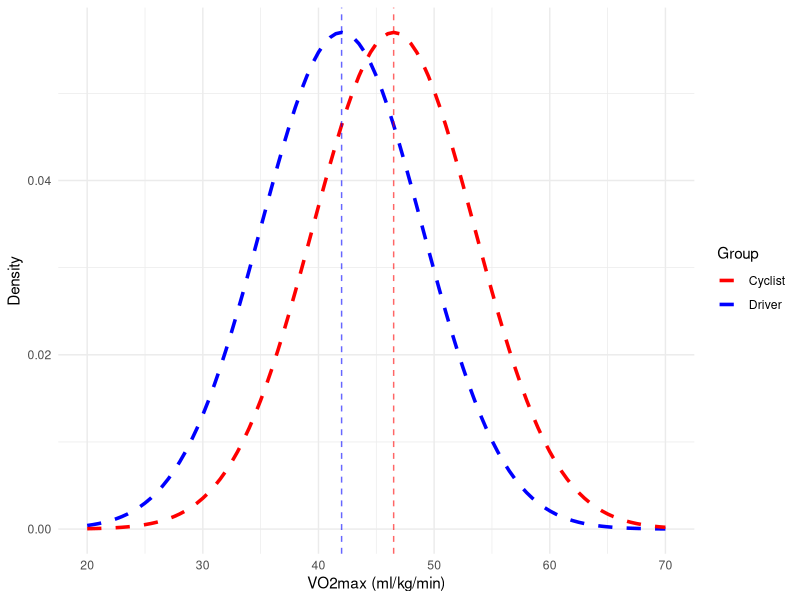
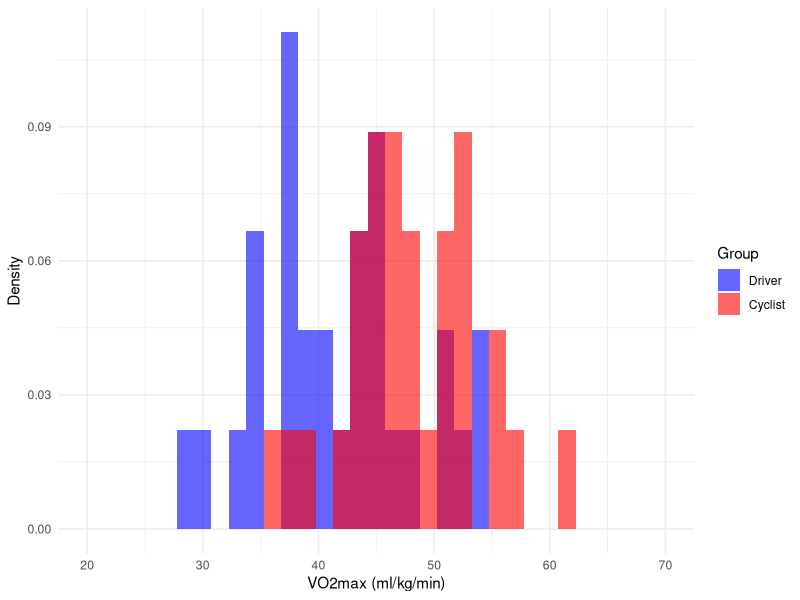
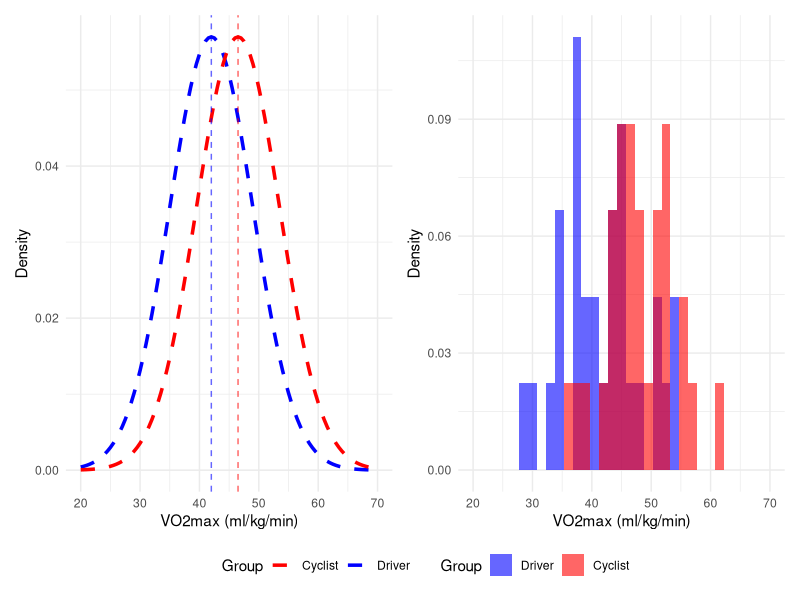
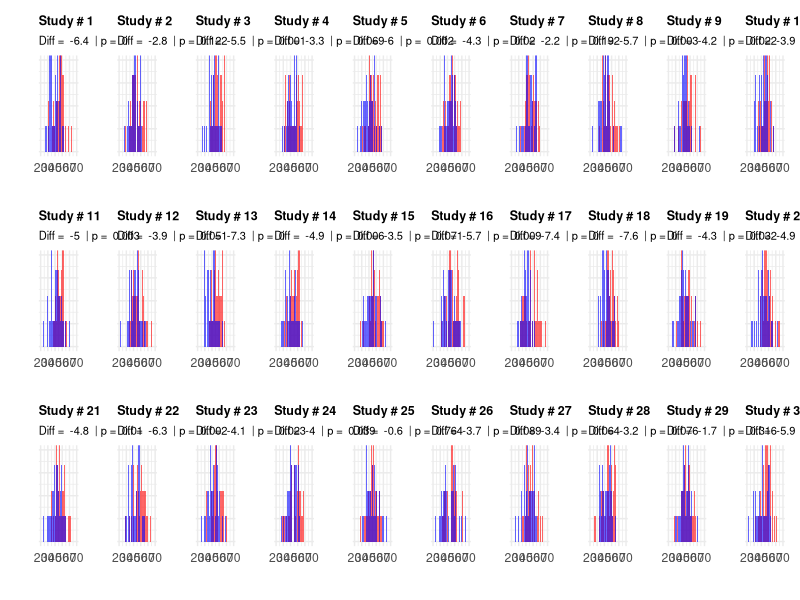
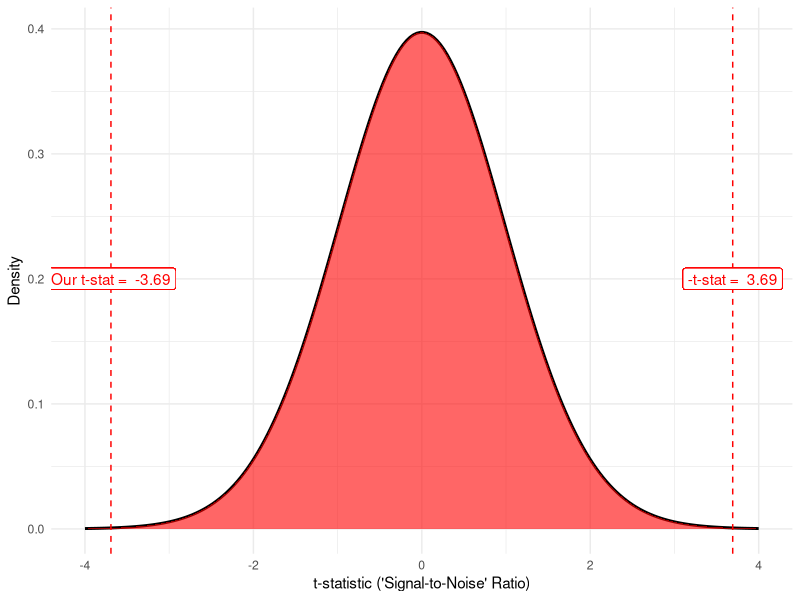
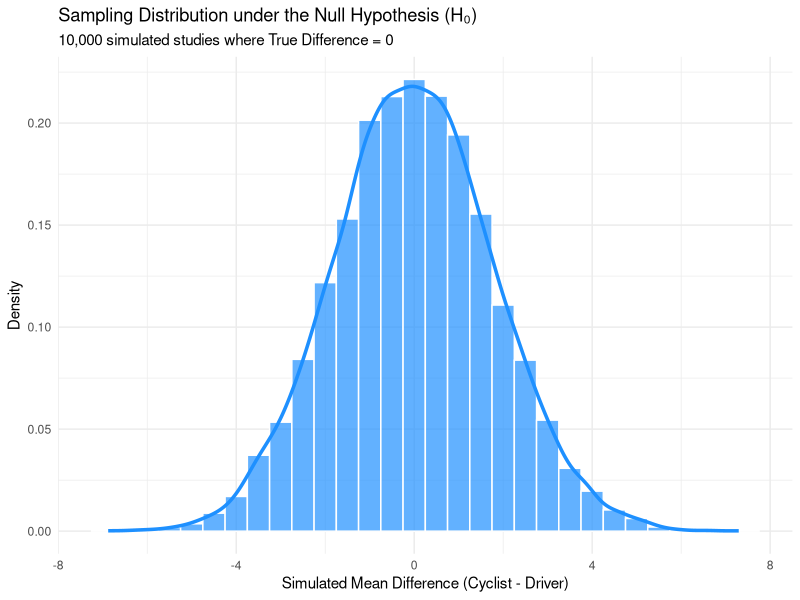
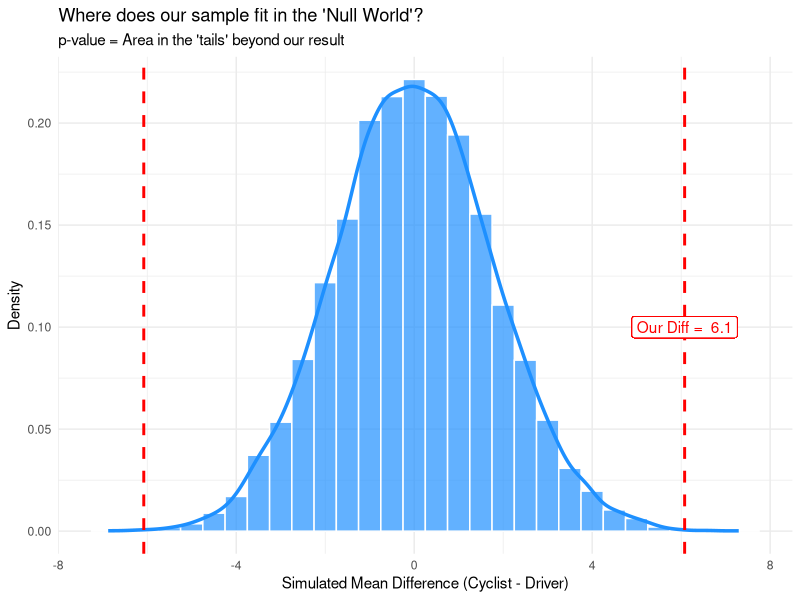
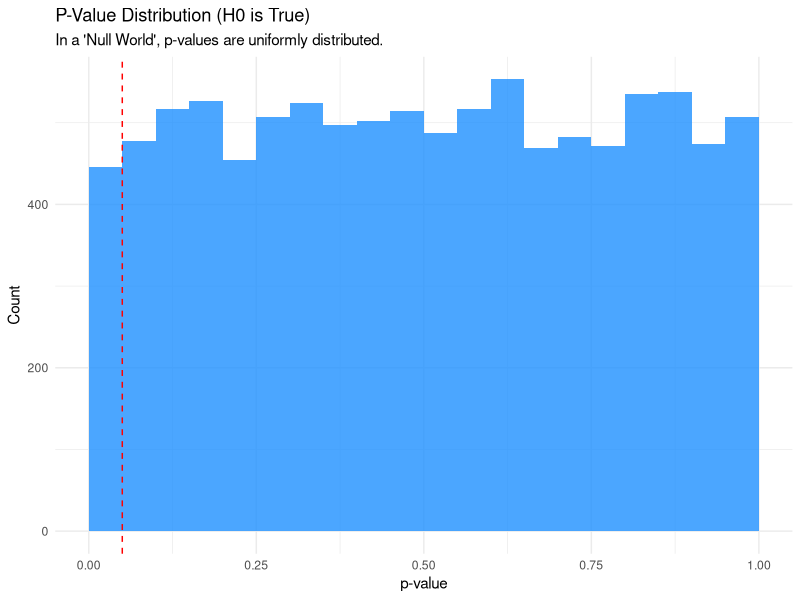

The R script that drew these images, in order: (Note: this script raises an error after producing the figures.)
library(tidyverse) # For data manipulation
library(broom)     # For cleaning up model output
library(rsample)   # For tidy bootstrapping
library(patchwork) # For combining plots

# 1 - THE "DATA MODEL" (Our One Study) ####
set.seed(123)

# These are the "True" parameters we will *pretend* exist in the Process Model
TRUE_MEAN_DRIVER  = 42.0
TRUE_MEAN_CYCLIST = 46.5 # So the "True Difference" is +4.5
TRUE_SD_DRIVER    = 7.0
TRUE_SD_CYCLIST   = 7.0

# Now, we take our *one sample* (our Data Model)
N_PER_GROUP = 30

# Generate our one sample
sample_drivers <- tibble(
  group = "Driver",
  vo2max = rnorm(N_PER_GROUP, mean = TRUE_MEAN_DRIVER, sd = TRUE_SD_DRIVER)
)

sample_cyclists <- tibble(
  group = "Cyclist",
  vo2max = rnorm(N_PER_GROUP, mean = TRUE_MEAN_CYCLIST, sd = TRUE_SD_CYCLIST)
)

our_study_data <- bind_rows(sample_drivers, sample_cyclists) %>%
  mutate(group = as_factor(group))

summary(our_study_data)

# Calculate our *observed* difference
(obs_means <- our_study_data %>%
    group_by(group) %>%
    summarise(mean_vo2 = mean(vo2max)))

(obs_diff <- obs_means$mean_vo2[2] - obs_means$mean_vo2[1])

# Run the *actual* t-test (the "Statistical Model")
our_t_test <- t.test(vo2max ~ group, data = our_study_data, var.equal = TRUE)
tidy(our_t_test)

## PLOT 1A: The "Process" vs. The "Data" ####

# Define a shared x-axis for direct comparison
XLIMS = c(20, 70)

# 1. The Process Model ("Truth")
(process_plot <- ggplot(data.frame(x = XLIMS), aes(x = x)) +
    stat_function(
      fun = dnorm,
      args = list(mean = TRUE_MEAN_DRIVER, sd = TRUE_SD_DRIVER),
      aes(color = "Driver"),
      linetype = "dashed",
      linewidth = 1.2
    ) +
    stat_function(
      fun = dnorm,
      args = list(mean = TRUE_MEAN_CYCLIST, sd = TRUE_SD_CYCLIST),
      aes(color = "Cyclist"),
      linetype = "dashed",
      linewidth = 1.2
    ) +
    geom_vline(xintercept = TRUE_MEAN_DRIVER, linetype = "dashed", color = "blue", alpha = 0.6) +
    geom_vline(xintercept = TRUE_MEAN_CYCLIST, linetype = "dashed", color = "red", alpha = 0.6) +
    #annotate("text", x = TRUE_MEAN_DRIVER, y = 0.055, label = "True Driver\nMean = 42.0", vjust = 0, color = "blue", size = 3.5) +
    #annotate("text", x = TRUE_MEAN_CYCLIST, y = 0.055, label = "True Cyclist\nMean = 46.5", vjust = 0, color = "red", size = 3.5) +
    scale_color_manual(values = c("Driver" = "blue", "Cyclist" = "red"), name = "Group") +
    coord_cartesian(xlim = XLIMS) +
    labs(
      #title = "1. Process Model ('The Truth')",
      #subtitle = "The true, smooth distributions (unseen)",
      x = "VO2max (ml/kg/min)",
      y = "Density"
    ) +
    theme_minimal()
)

# 2. The Data Model ("Sample")
(data_plot <- ggplot(our_study_data, aes(x = vo2max, fill = group)) +
    geom_histogram(aes(y = after_stat(density)), binwidth = 1.5, alpha = 0.6, position = "identity") +
    #geom_rug(aes(color = group), length = unit(0.05, "npc"), linewidth = 1) +
    scale_fill_manual(values = c("Driver" = "blue", "Cyclist" = "red"), name = "Group") +
    scale_color_manual(values = c("Driver" = "blue", "Cyclist" = "red"), guide = "none") + # Hide legend for rug
    coord_cartesian(xlim = XLIMS) +
    labs(
      #title = "2. Data Model ('Our Sample')",
      #subtitle = "The messy n=30 histogram (all we see)",
      x = "VO2max (ml/kg/min)",
      y = "Density"
    ) +
    theme_minimal()
)

# 3. Combine the plots
(process_vs_data_plot <- process_plot + data_plot + 
    plot_layout(guides = 'collect') & # 'collect' makes a single, shared legend
    theme(legend.position = 'bottom')
)

## PLOT 1B: Illustrating Sampling Variation ####

run_one_study_and_plot <- function(study_id) {
  
  one_study_sample <- bind_rows(
    tibble(
      group = "Driver",
      vo2max = rnorm(N_PER_GROUP, mean = TRUE_MEAN_DRIVER, sd = TRUE_SD_DRIVER)
    ),
    tibble(
      group = "Cyclist",
      vo2max = rnorm(N_PER_GROUP, mean = TRUE_MEAN_CYCLIST, sd = TRUE_SD_CYCLIST)
    )
  )
  
  test_result <- t.test(vo2max ~ group, data = one_study_sample, var.equal = TRUE)
  obs_diff <- test_result$estimate[2] - test_result$estimate[1]
  p_val <- test_result$p.value
  
  (p <- ggplot(one_study_sample, aes(x = vo2max, fill = group)) +
      geom_histogram(aes(y = after_stat(density)), binwidth = 1.5, alpha = 0.6, position = "identity") +
      scale_fill_manual(values = c("Driver" = "blue", "Cyclist" = "red"), guide = "none") +
      coord_cartesian(xlim = XLIMS, ylim = c(0, 0.08)) + # Fix y-axis
      theme_minimal() +
      theme(
        axis.text.y = element_blank(), # Hide y-axis text
        axis.ticks.y = element_blank(),
        plot.title = element_text(size = 9, face = "bold"),
        plot.subtitle = element_text(size = 8)
      ) +
      labs(
        title = paste("Study #", study_id),
        subtitle = paste("Diff = ", round(obs_diff, 1), " | p = ", round(p_val, 3)),
        x = "", y = ""
      )
  )
  
  return(p)
}

set.seed(999)

list_of_plots <- map(1:30, run_one_study_and_plot)

(sampling_variation_grid <- wrap_plots(list_of_plots, ncol = 10, nrow = 3) +
    plot_annotation(
      #title = "The 30 'Data Models' We *Could* Have Gotten",
      #subtitle = "Each plot is one simulated study (n=30 vs n=30) drawn from the *same* 'Truth' (True Diff = 4.5)",
      #caption = "Notice how the sample histogram, mean difference, and p-value change *every single time*."
    ) &
    theme(legend.position = "none")
)

## PLOT 1C: The T-Distribution ####

# Get stats from our first t-test 
T_STAT <- our_t_test$statistic
DF <- our_t_test$parameter

# Create a dataframe of x-values for the plot
t_dist_data <- tibble(
  x = seq(-4, 4, length.out = 200),
  y = dt(x, df = DF)
)

# Create a "tail" dataframe for shading
t_tail_data <- t_dist_data %>%
  filter(x >= T_STAT | x <= -T_STAT)

# Create the plot
(t_distribution_plot <- ggplot(t_dist_data, aes(x = x, y = y)) +
    geom_line(color = "black", linewidth = 1) +
    geom_ribbon(data = t_tail_data, aes(ymin = 0, ymax = y), fill = "red", alpha = 0.6) +
    geom_vline(xintercept = c(T_STAT, -T_STAT), linetype = "dashed", color = "red") +
    geom_label(aes(x = T_STAT, y = 0.2), label = paste("Our t-stat = ", round(T_STAT, 2)), color = "red") +
    geom_label(aes(x = -T_STAT, y = 0.2), label = paste("-t-stat = ", round(-T_STAT, 2)), color = "red") +
    labs(
      #title = "The Theoretical T-Distribution (df=58)",
      #subtitle = "The 'maths' behind the p-value. Area of red tails = p-value (0.0326)",
      x = "t-statistic ('Signal-to-Noise' Ratio)",
      y = "Density"
    ) +
    theme_minimal()
)

# 2 - SIMULATING THE P-VALUE (The "Null World") ####

N_SIMULATIONS = 10000
POOLED_SD = 7.0 # From our original TRUE_SD

# Create a tibble to store results
null_simulations <- rerun(N_SIMULATIONS, {
  
  # Create a "null" sample
  sim_drivers  = rnorm(N_PER_GROUP, mean = 40, sd = POOLED_SD)
  sim_cyclists = rnorm(N_PER_GROUP, mean = 40, sd = POOLED_SD) # mean is THE SAME
  
  # Calculate the mean difference
  mean(sim_cyclists) - mean(sim_drivers)
}) %>% 
  set_names(1:N_SIMULATIONS) %>% 
  unlist() %>% 
  enframe(name = "sim_id", value = "mean_diff")

## PLOT 2A: The Null Distribution ####
(null_plot <- null_simulations %>%
    ggplot(aes(x = mean_diff)) +
    geom_histogram(aes(y = after_stat(density)), binwidth = 0.5, fill = "dodgerblue", alpha = 0.7, color = "white") +
    geom_density(color = "dodgerblue", linewidth = 1.2) +
    labs(
      title = "Sampling Distribution under the Null Hypothesis (H₀)",
      subtitle = "10,000 simulated studies where True Difference = 0",
      x = "Simulated Mean Difference (Cyclist - Driver)",
      y = "Density"
    ) +
    theme_minimal())

# Find the proportion of sims more extreme than our |observed diff|
(p_value_from_sim <- null_simulations %>%
    summarise(
      p_value = mean(abs(mean_diff) >= obs_diff)
    ))

# Same plot, but showing the p-value
(null_plot_with_p <- null_plot +
    geom_vline(xintercept = c(obs_diff, -obs_diff), color = "red", linetype = "dashed", linewidth = 1) +
    geom_label(aes(x = obs_diff, y = 0.1), label = paste("Our Diff = ", round(obs_diff, 1)), color = "red") +
    labs(title = "Where does our sample fit in the 'Null World'?",
         subtitle = "p-value = Area in the 'tails' beyond our result"))


# 2A - P-VALUE & POWER SIMULATIONS ####

# Our guesses/parameters for power analysis:
H0_MEAN_DIFF = 0
H1_MEAN_DIFF = TRUE_MEAN_CYCLIST-TRUE_MEAN_DRIVER
H1_SD = 7.0         

# Sample sizes to compare
N_PER_GROUP_LOW = 30
N_PER_GROUP_HIGH = 100

# Function to run one simulation and return *just* the p-value
run_power_sim <- function(n, true_diff, sd) {
  sim_drivers  = rnorm(n, mean = 40, sd = sd)
  sim_cyclists = rnorm(n, mean = 40 + true_diff, sd = sd)
  # Run a t-test and return *just* the p-value
  t.test(sim_cyclists, sim_drivers, var.equal = TRUE)$p.value
}

## PLOT 2B: P-Value Distributions (H0 vs H1) ####

# 1. Simulate 10,000 p-values from the "Null World" (H0 is True)
set.seed(2024)
p_values_h0 <- rerun(N_SIMULATIONS, run_power_sim(
  n = N_PER_GROUP_LOW,      # n=30
  true_diff = H0_MEAN_DIFF, # diff=0
  sd = H1_SD                # sd=7
)) %>% unlist() %>% tibble(p_value = .)

# 2. Simulate 10,000 p-values from the "Alternative World" (H1 is True)
set.seed(2025)
p_values_h1 <- rerun(N_SIMULATIONS, run_power_sim(
  n = N_PER_GROUP_LOW,      # n=30
  true_diff = H1_MEAN_DIFF, # diff=3
  sd = H1_SD                # sd=7
)) %>% unlist() %>% tibble(p_value = .)

# 3. Create the plots
(plot_p_dist_h0 <- p_values_h0 %>%
    ggplot(aes(x = p_value)) +
    geom_histogram(binwidth = 0.05, boundary = 0, fill = "dodgerblue", alpha = 0.8) +
    geom_vline(xintercept = 0.05, color = "red", linetype = "dashed") +
    labs(
      title = "P-Value Distribution (H0 is True)",
      subtitle = "In a 'Null World', p-values are uniformly distributed.",
      x = "p-value", y = "Count"
    ) +
    theme_minimal())

(plot_p_dist_h1 <- p_values_h1 %>%
    ggplot(aes(x = p_value)) +
    geom_histogram(binwidth = 0.05, boundary = 0, fill = "red", alpha = 0.8) +
    geom_vline(xintercept = 0.05, color = "black", linetype = "dashed") +
    labs(
      title = "P-Value Distribution (H1 is True)",
      subtitle = "In an 'Alternative World', p-values stack up near zero.",
      x = "p-value", y = "Count"
    ) +
    theme_minimal())

(p_value_distributions_plot <- plot_p_dist_h0 + plot_p_dist_h1)

# Power calc
table(p_values_h1$p_value < 0.05) # Number <0.05
(power_low_n <- mean(p_values_h1$p_value < 0.05))


# PART 3 - SIMULATING THE CI (The "Bootstrap World") ####
set.seed(456) 

# Run 10,000 bootstrap resamples
bootstraps <- bootstraps(our_study_data, times = 10000)

# Now, create a function to calculate our statistic (mean difference)
calc_mean_diff <- function(split) {
  data <- analysis(split)
  
  mean_cyclist = mean(data$vo2max[data$group == "Cyclist"])
  mean_driver  = mean(data$vo2max[data$group == "Driver"])
  
  tibble(term = "mean_diff", estimate = mean_cyclist - mean_driver)
}

# Map this function over all 10,000 bootstrap samples
bootstrap_diffs <- bootstraps %>%
  mutate(stats = map(splits, calc_mean_diff)) %>%
  unnest(stats)

## PLOT 3A: Bootstrap Distribution ####
(bootstrap_plot <- bootstrap_diffs %>%
    ggplot(aes(x = estimate)) +
    geom_histogram(aes(y = after_stat(density)), binwidth = 0.5, fill = "purple", alpha = 0.7, color = "white") +
    geom_density(color = "purple", linewidth = 1.2) +
    geom_vline(xintercept = obs_diff, color = "red", linetype = "dashed", linewidth = 1) +
    geom_label(aes(x = obs_diff, y = 0.1), label = paste("Obs. Diff = ", round(obs_diff, 1)), color = "red") +
    labs(
      title = "Bootstrap Distribution of Mean Differences",
      subtitle = "10,000 're-studies' simulated from *our sample*",
      x = "Bootstrap Mean Difference (Cyclist - Driver)",
      y = "Density"
    ) +
    theme_minimal())

# Get the 95% CI from the percentiles
(ci_from_sim <- bootstrap_diffs %>%
    summarise(
      lower_ci = quantile(estimate, 0.025),
      upper_ci = quantile(estimate, 0.975)
    ))

# Same plot, showing the CI
(bootstrap_plot_with_ci <- bootstrap_plot +
    geom_vline(xintercept = c(ci_from_sim$lower_ci, ci_from_sim$upper_ci), color = "black", linetype = "dotted", linewidth = 1) +
    annotate("rect", xmin = ci_from_sim$lower_ci, xmax = ci_from_sim$upper_ci, ymin = 0, ymax = Inf, fill = "purple", alpha = 0.1) +
    labs(subtitle = "The 95% CI is the middle 95% of the bootstrap distribution")
)


# PART 4 - SIMULATING POWER (H0 vs H1) ####
set.seed(789)

## PLOT 4A: Power simulation (n=30) ####

# Simulate 10,000 studies under H0
h0_dist_low_n <- rerun(N_SIMULATIONS, {
  sim_drivers  = rnorm(N_PER_GROUP_LOW, mean = 40, sd = H1_SD)
  sim_cyclists = rnorm(N_PER_GROUP_LOW, mean = 40 + H0_MEAN_DIFF, sd = H1_SD)
  mean(sim_cyclists) - mean(sim_drivers)
}) %>% unlist() %>% # FIX: unlist
  enframe(name = "sim", value = "mean_diff") %>% 
  mutate(hyp = "H0 (Diff=0)")

# Simulate 10,000 studies under H1
h1_dist_low_n <- rerun(N_SIMULATIONS, {
  sim_drivers  = rnorm(N_PER_GROUP_LOW, mean = 40, sd = H1_SD)
  sim_cyclists = rnorm(N_PER_GROUP_LOW, mean = 40 + H1_MEAN_DIFF, sd = H1_SD)
  mean(sim_cyclists) - mean(sim_drivers)
}) %>% unlist() %>% # FIX: unlist
  enframe(name = "sim", value = "mean_diff") %>% 
  mutate(hyp = "H1 (Diff=4.5)")

# Combine and plot
(power_plot_low_n <- bind_rows(h0_dist_low_n, h1_dist_low_n) %>%
    ggplot(aes(x = mean_diff, fill = hyp)) +
    geom_density(alpha = 0.6) +
    scale_fill_manual(values = c("dodgerblue", "red")) +
    geom_vline(xintercept = H1_MEAN_DIFF, linetype = "dashed", color = "red") +
    geom_vline(xintercept = H0_MEAN_DIFF, linetype = "dashed", color = "blue") +
    labs(title = "Power Simulation (n=30 per group)",
         subtitle = "Huge overlap = Low Power (high chance of Type II Error)",
         x = "Simulated Mean Difference") +
    theme_minimal())

# Calculate Power:We already did this!
(power_low_n <- mean(p_values_h1$p_value < 0.05)) 

## PLOT 4B: Power simulation (n=100) ####
set.seed(101)

# Simulate 10,000 studies under H0
h0_dist_high_n <- rerun(N_SIMULATIONS, {
  sim_drivers  = rnorm(N_PER_GROUP_HIGH, mean = 40, sd = H1_SD)
  sim_cyclists = rnorm(N_PER_GROUP_HIGH, mean = 40 + H0_MEAN_DIFF, sd = H1_SD)
  mean(sim_cyclists) - mean(sim_drivers)
}) %>% unlist() %>% # FIX: unlist
  enframe(name = "sim", value = "mean_diff") %>% 
  mutate(hyp = "H0 (Diff=0)")

# Simulate 10,000 studies under H1
h1_dist_high_n <- rerun(N_SIMULATIONS, {
  sim_drivers  = rnorm(N_PER_GROUP_HIGH, mean = 40, sd = H1_SD)
  sim_cyclists = rnorm(N_PER_GROUP_HIGH, mean = 40 + H1_MEAN_DIFF, sd = H1_SD)
  mean(sim_cyclists) - mean(sim_drivers)
}) %>% unlist() %>% # FIX: unlist
  enframe(name = "sim", value = "mean_diff") %>% 
  mutate(hyp = "H1 (Diff=4.5)")

# Combine and plot
(power_plot_high_n <- bind_rows(h0_dist_high_n, h1_dist_high_n) %>%
    ggplot(aes(x = mean_diff, fill = hyp)) +
    geom_density(alpha = 0.6) +
    scale_fill_manual(values = c("dodgerblue", "red")) +
    geom_vline(xintercept = H1_MEAN_DIFF, linetype = "dashed", color = "red") +
    geom_vline(xintercept = H0_MEAN_DIFF, linetype = "dashed", color = "blue") +
    labs(title = "Power Simulation (n=100 per group)",
         subtitle = "Distributions are 'skinnier' = High Power",
         x = "Simulated Mean Difference") +
    theme_minimal())

# Calculate Power: What % of H1 sims had p < 0.05?
sim_p_values_h1_high_n <- rerun(5000, run_power_sim(N_PER_GROUP_HIGH, H1_MEAN_DIFF, H1_SD)) %>%
  unlist() 
(power_high_n <- mean(sim_p_values_h1_high_n < 0.05)) 

# Can put plots side by side
power_plot_low_n + power_plot_high_n

# The "real" power calculation 
power.t.test(
  n = NULL, # Solve for n
  delta = 3.0,  # H1 effect
  sd = 7.0,     # SD
  sig.level = 0.05,
  power = 0.80, # 80% desired power
  type = "two.sample"
)
